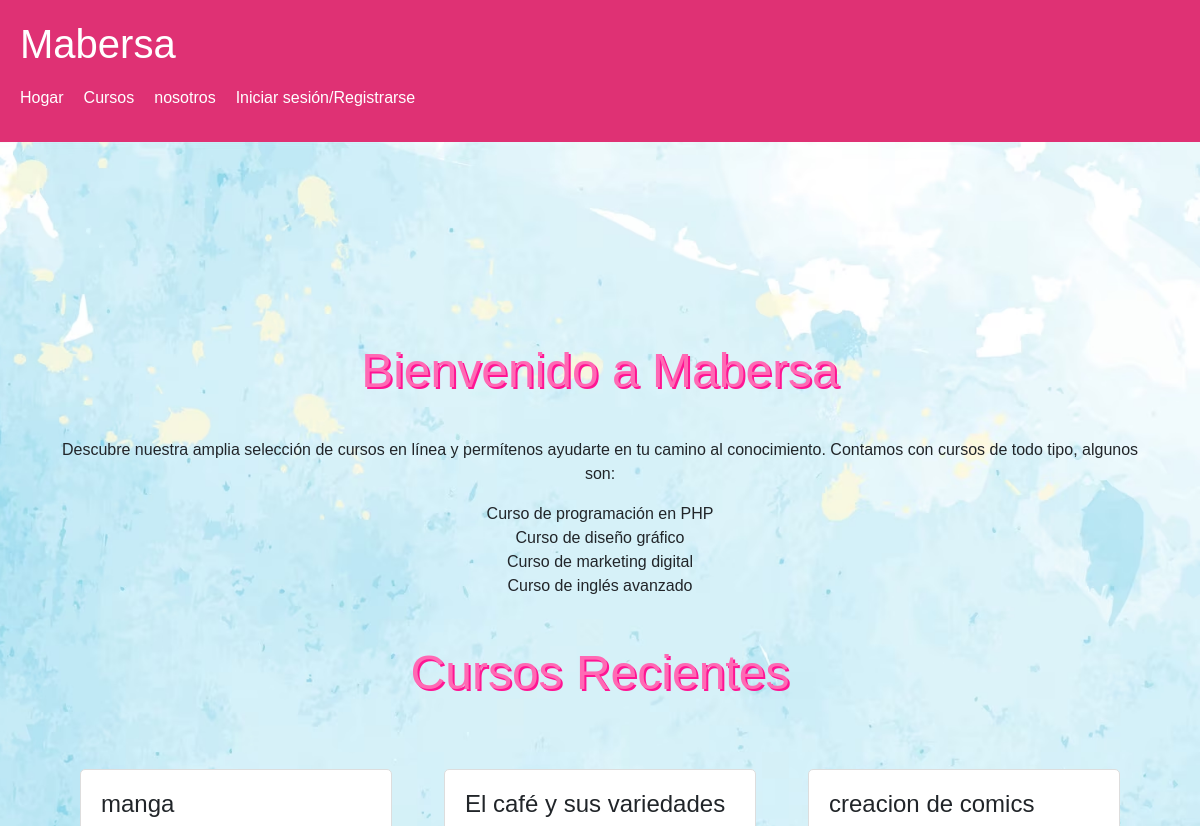
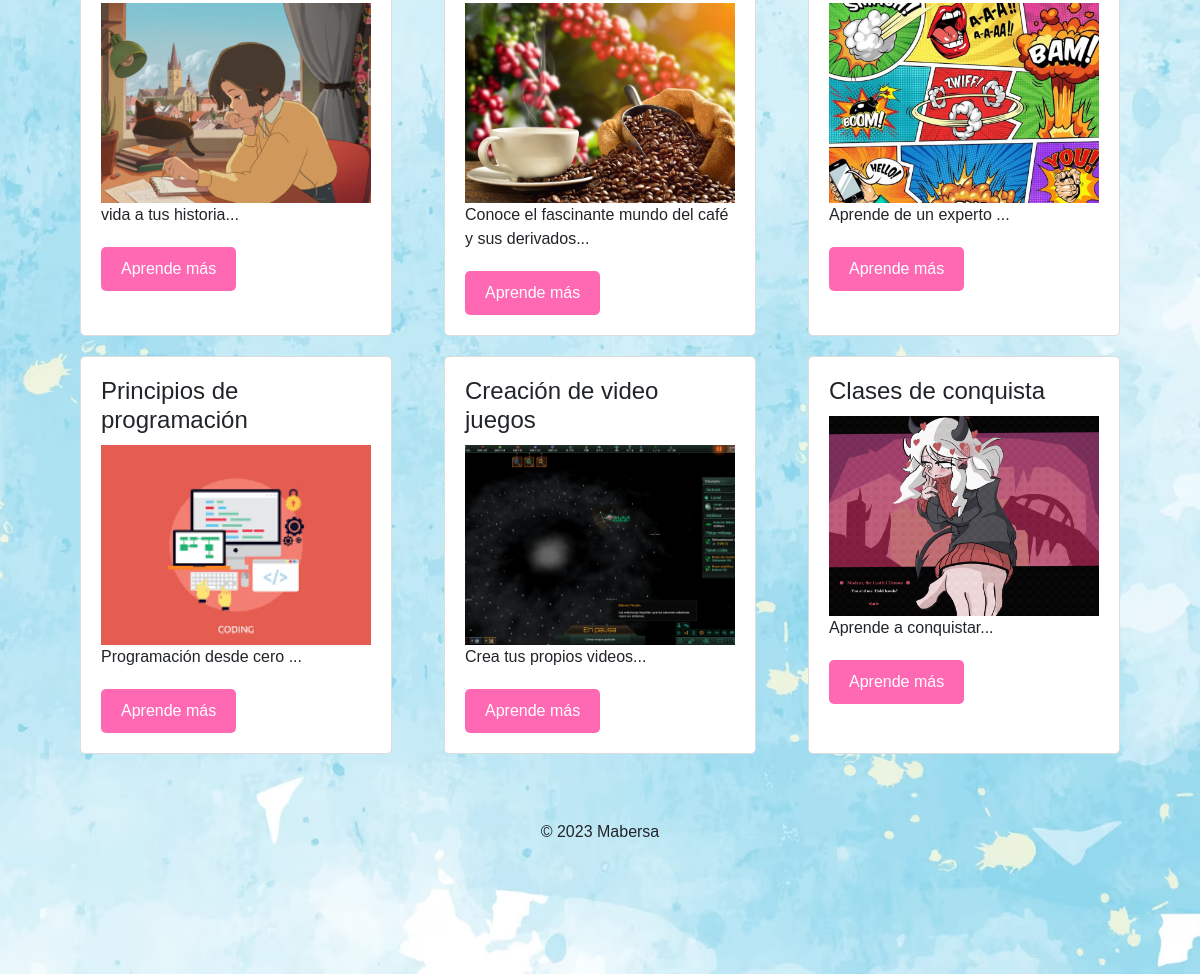
The page / on the database its author committed (2 pictures, top to bottom).
### tables this page shows
CREATE TABLE `courses` (
  `c_id` int(11) NOT NULL,
  `t_id` int(11) NOT NULL,
  `course_name` varchar(255) NOT NULL,
  `course_description` text DEFAULT NULL,
  `video` varchar(255) DEFAULT NULL,
  `image` varchar(255) DEFAULT NULL,
  `timestamp` timestamp NOT NULL DEFAULT current_timestamp(),
  `approved` tinyint(1) DEFAULT 0
);

### index.php (the view, shortened to what this page needs)
<?php
require_once('db_conn.php');
$show = '';
$sql = "SELECT * FROM courses WHERE approved = 1 ORDER BY `c_id` LIMIT 6";
$result = mysqli_query($conn, $sql);
if (mysqli_num_rows($result) > 0) {
    while ($row = mysqli_fetch_assoc($result)) {
        $c_id = $row['c_id'];
        $imageUrl = $row['image'];
        $show .= '<div class="card">
        <div class="card-content">
            <h2>' . $row['course_name'] . '</h2>
            <img class="card-image" src="' . $imageUrl . '" alt="' . $row['course_name'] . '">
            <p>' . substr($row['course_description'], 0, 100) . "..." . '</p>
            <a href="course.php?c_id=' . $c_id . '" class="button">Aprende más</a>
        </div>
    </div>';
    }
} else {
    $show = "<div class='error'>No se encontraron cursos.</div>";
}
?>
<!DOCTYPE html>
<html>
<head>
    <link rel="stylesheet" type="text/css" href="https://stackpath.bootstrapcdn.com/bootstrap/4.3.1/css/bootstrap.min.css">
    <link rel="stylesheet" type="text/css" href="./assets/css/style.css">
</head>
<body>
    <?php include('header.php'); ?>
    <div class="main-banner" id="top">
        <main>
            <section>
                <h2 class="page-title">Bienvenido a Mabersa</h2>
                <p class="paragraph">Descubre nuestra amplia selección de cursos en línea y permítenos ayudarte en tu camino al conocimiento. Contamos con cursos de todo tipo, algunos son:</p>
                <ul class="paragraph" style="list-style: none;">
                    <li>Curso de programación en PHP</li>
                    <li>Curso de diseño gráfico</li>
                    <li>Curso de marketing digital</li>
                    <li>Curso de inglés avanzado</li>
                </ul>
            </section>
        </main>
        <main>
            <h1 class="page-title">Cursos Recientes</h1>
            <div class="card-container">
                <?php echo $show; ?>
            </div>
        </main>
        <?php include('footer.php'); ?>
    </div>
</body>
</html>

### assets/css/style.css (style rules this page uses)
* { box-sizing: border-box; margin: 0; padding: 0; }
body { margin: 0; padding: 0; font-family: Arial, sans-serif; }
main { padding: 0 50px; }
.page-title { font-size: 48px; padding: 30px 0; text-align: center; color: #ff69b4; text-shadow: 2px 2px #ff1493; }
.card-container { padding: 30px; display: flex; flex-wrap: wrap; justify-content: space-between; }
.card { background-color: white; width: 30%; margin-bottom: 20px; border: 1px solid #ddd; border-radius: 5px; padding: 20px; }
.card h2 { font-size: 24px; margin-bottom: 10px; }
.card p { font-size: 16px; line-height: 1.5; margin-bottom: 20px; }
.card-image { width: 100%; height: 200px; object-fit: cover; }
.button { display: inline-block; padding: 10px 20px; background-color: #ff69b4; color: #fff; text-decoration: none; border-radius: 5px; transition: background-color 0.2s ease; }
.paragraph { text-align: center; justify-content: center; }
.main-banner { background-image: url(../images/blue.avif); background-position: right bottom; background-repeat: no-repeat; background-size: cover; padding: 170px 0px 120px 0px; }

### index.php (style rules this page uses)
.card-image { width: 100%; height: 200px; object-fit: cover; }

### rows shown on the page
courses: course_name "manga", image (picture), course_description "vida a tus historia"
courses: course_name "El café y sus variedades", image (picture), course_description "Conoce el fascinante mundo del café y sus derivados"
courses: course_name "creacion de comics", image (picture), course_description "Aprende de un experto"
courses: course_name "Principios de programación", image (picture), course_description "Programación desde cero"
courses: course_name "Creación de video juegos", image (picture), course_description "Crea tus propios videos"
courses: course_name "Clases de conquista", image (picture), course_description "Aprende a conquistar"
